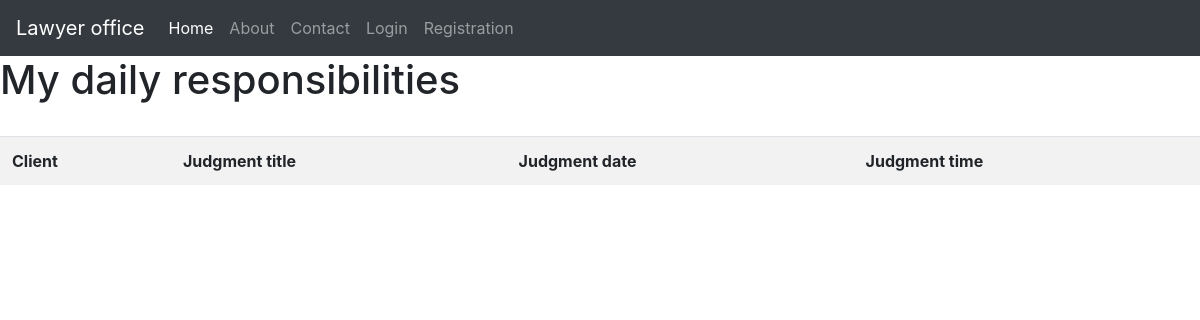
The app's page /responsibilities, older data.
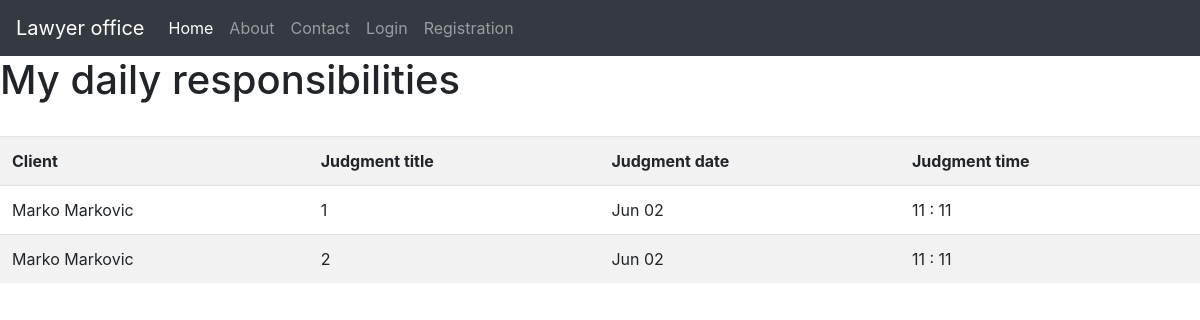
The same page, newer data.
### blog/models.py (models this page shows)
class Client(db.Model):
    id = db.Column(db.Integer, primary_key=True)
    first_name = db.Column(db.String(250), nullable=False)
    last_name = db.Column(db.String(250), nullable=False)
    city = db.Column(db.String(50), nullable=False)
    address = db.Column(db.String(50), nullable=False)
    phone = db.Column(db.String(50), nullable=False)
    mail = db.Column(db.String(50))
    user_id = db.Column(db.Integer, db.ForeignKey('user.id'), nullable=False)
    judgments = db.relationship('Judgment', backref='judgments')

class Judgment(db.Model):
    id = db.Column(db.Integer, primary_key=True)
    title = db.Column(db.String(250), nullable=False)
    content = db.Column(db.Text, nullable=False)
    date = db.Column(db.DateTime, default=datetime.now)
    client_id = db.Column(db.Integer, db.ForeignKey('client.id'))

### client/routes.py (the view)
@client.route("/responsibilities", methods=['GET'])
def responsibilities():
    start_day = datetime.today().date()
    end_day = datetime.today().date() + timedelta(days=1)
    judgments = Judgment.query.filter(Judgment.date.between(start_day, end_day)).all()
    if not judgments:
        return render_template("responsibilities.html", title="Responsibilities")
    all_clients = {
    }
    for judgment in judgments:
        all_clients[judgment.id] = Client.query.filter(Client.id == judgment.client_id).all()
    return render_template("responsibilities.html", judgments=judgments, clients_list=all_clients,
                           title="Responsibilities")

### blog/templates/responsibilities.html
{% extends 'base.html' %}
{% block content %}
<h1>My daily responsibilities</h1>
<br>
<table class="table table-striped">
    <tr>
        <th>Client</th>
        <th>Judgment title</th>
        <th>Judgment date</th>
        <th>Judgment time</th>
    </tr>
    {% for judgment in judgments %}
    <tr>
        {% for clients in clients_list[judgment.id] %}
        <td>{{clients.first_name}} {{clients.last_name}}</td>
        <td>{{judgment.title}}</td>
        <td>{{judgment.date.strftime("%b %d")}} </td>
        <td>{{judgment.date.strftime("%H : %M")}}</td>
        {%endfor%}
    </tr>
    {%endfor%}
</table>
{% endblock content %}

Row changes from the older to the newer data that the page shows:
now on this page (row edited): Judgment: title "1", date "Jun 02", date "11 : 11"
now on this page (row edited): Client: first_name "Marko", last_name "Markovic"
now on this page (row edited): Judgment: title "2", date "Jun 02", date "11 : 11"
